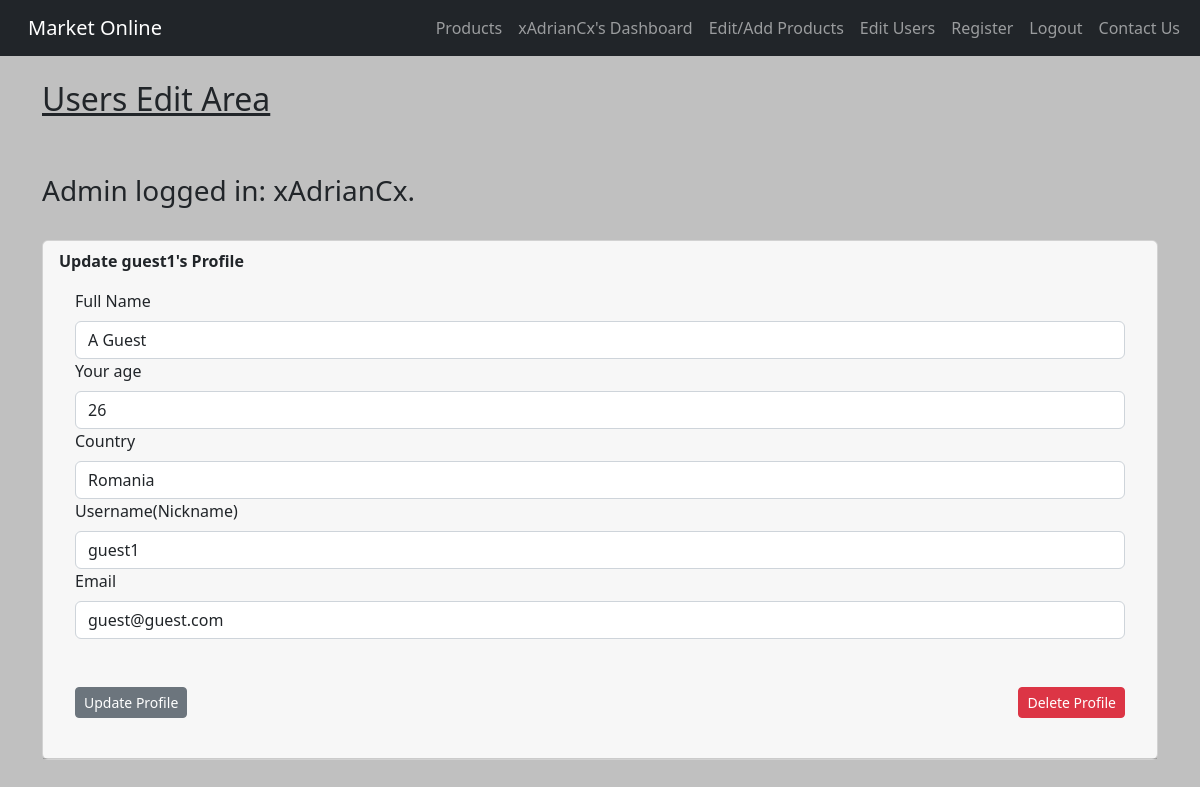
The app's page /admin_user_edit/2 (signed in) with its own data.
### app.py (models this page shows)
class Users(UserMixin, db.Model):
    id = db.Column(db.Integer(), primary_key=True)
    full_name = db.Column(db.String(200))
    age = db.Column(db.Integer())
    location = db.Column(db.String())
    username = db.Column(db.String(15), unique=True)
    password = db.Column(db.String(80))
    email = db.Column(db.String(), unique=True)
    date_added = db.Column(db.String())

### app.py (the view, shortened to what this page needs)
@app.route("/admin_user_edit/<int:id>", methods = ["GET", "POST"])
@login_required
def admin_user_edit(id):
    form = UserEdit()
    all_users = Users.query.order_by(Users.date_added)
    to_update = Users.query.get_or_404(id)
    if current_user.id in admins:
        return render_template("admin_user_edit.html",
                               current_user=current_user,
                               to_update=to_update,
                               all_users=all_users,
                               id=id,
                               form=form)
    else:
        flash("You are not authorized to see this page.")
        return redirect("index")

### app.py
class UserEdit(FlaskForm):
    full_name = StringField("Full Name", validators=[InputRequired()])
    age = StringField("Your age", validators=[InputRequired()])
    location = StringField("Country", validators=[InputRequired()])
    username = StringField("Username(Nickname)",
                           validators=[InputRequired(), Length(min=4, max=15)])
    email = StringField("Email", validators=[InputRequired(), Email(message="Invalid E-mail!")])
    edit = SubmitField("Update Profile")
    edit = SubmitField("Delete Profile")

### app.py (called while the page is built)
@login_manager.user_loader
def load_user(user_id):
    return Users.query.get(int(user_id))

### templates/admin_user_edit.html (shortened to what this page needs)
{% extends "base.html" %}
{% block content %}
<div class="col-sm-9 col-sm-9-offset-3 col-md-10 col-md-offset-2 main">
    <h2 class="page-header"><u>Users Edit Area</u></h2>
    <br/><br/>
    <h3 class="page-header">Admin logged in: {{ current_user.username }}.</h3>
    <br/>
</div>
<div class="card">
<div class="card-header">
      <strong>Update {{ to_update.username }}'s Profile</strong>
    <div class="card-body">
        <form action="/admin_user_edit/{{ to_update.id }}" method="POST">
            {{ form.full_name.label(class="form-label") }}
            {{ form.full_name(class="form-control", value=to_update.full_name) }}
            {{ form.age.label(class="form-label") }}
            {{ form.age(class="form-control", value=to_update.age) }}
            {{ form.location.label(class="form-label") }}
            {{ form.location(class="form-control", value=to_update.location) }}
            {{ form.username.label(class="form-label") }}
            {{ form.username(class="form-control", value=to_update.username) }}
            {{ form.email.label(class="form-label") }}
            {{ form.email(class="form-control", value=to_update.email) }}
            <br/><br/>
            {{ form.edit(class="btn btn-sm btn-secondary", value="Update Profile") }}
            {{ form.edit(class="btn btn-right btn-sm btn-danger", value="Delete Profile") }}
        </form>
    </div>
</div>
</div>
<br/><br/>
{% endblock %}

### templates/navbar.html (shortened to what this page needs)
<nav class="navbar navbar-expand-lg navbar-dark bg-dark">
  <div class="container-fluid">
    <a class="navbar-brand" href="{{ url_for('index') }}">Market Online</a>
    <div class="collapse navbar-collapse" id="navbarSupportedContent">
      <ul class="navbar-nav me-auto mb-2 mb-lg-0">
        {% if current_user.is_authenticated %}
        {% if current_user.id in [1, 3] %}
          <li class="nav-item">
            <a class="nav-link" href="{{ url_for('user_products') }}">Products</a>
          </li>
          <li class="nav-item">
            <a class="nav-link" href="{{ url_for('dashboard') }}">{{ current_user.username }}'s Dashboard</a>
          </li>
          <li class="nav-item">
            <a class="nav-link" href="{{ url_for('admin_products') }}">Edit/Add Products</a>
          </li>
          <li class="nav-item">
            <a class="nav-link" href="{{ url_for('admin') }}">Edit Users</a>
          </li>
          <li class="nav-item">
          <a class="nav-link" href="{{ url_for('signup') }}">Register</a>
          </li>
          <li class="nav-item">
            <a class="nav-link" href="{{ url_for('logout') }}">Logout</a>
          </li>
          <li class="nav-item">
            <a class="nav-link" href="{{ url_for('contact_us') }}">Contact Us</a>
          </li>
        {% endif %}
        {% endif %}
      </ul>
    </div>
  </div>
</nav>

### static/css/style.css (style rules this page uses)
body { background: silver; }
.btn-right { float: right; }

### records on screen
Users: username "xAdrianCx"
Users: username "guest1", full_name "A Guest", age "26", location "Romania", email "guest@guest.com"
